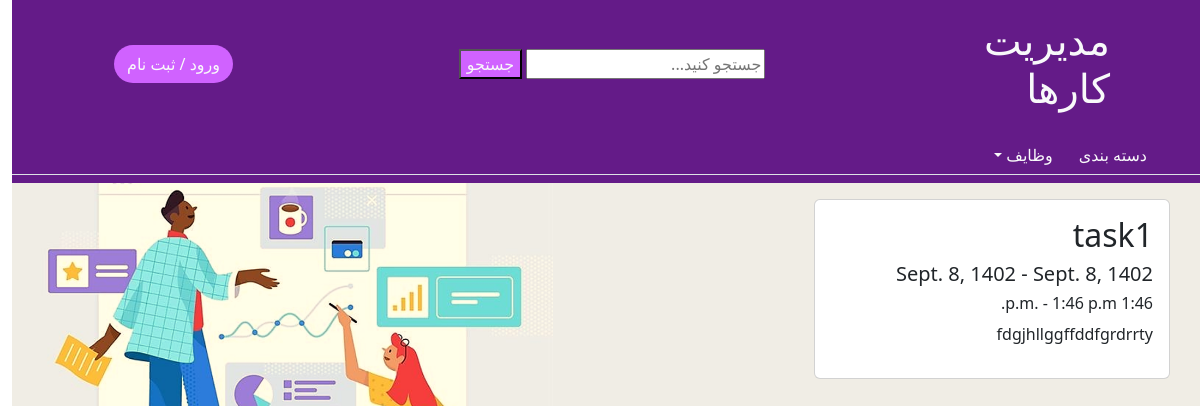
/task/detail/5/, run on the app's committed database.
### Task/models.py (models this page shows, shortened)
class Tasks(models.Model):
    title = models.CharField(max_length=100)
    descrption = models.TextField()
    start_date = models.DateField(default=jdatetime.datetime.today().strftime('%Y-%m-%d'))
    start_time = models.TimeField(default=timezone.now)
    end_date = models.DateField(default=jdatetime.datetime.today().strftime('%Y-%m-%d'))
    end_time = models.TimeField(default=timezone.now)
    user = models.ForeignKey(get_user_model(), on_delete=models.CASCADE, related_name="task")
    completed = models.BooleanField(default=False)
    category = models.ForeignKey(Categories, on_delete=models.CASCADE, related_name="task_category")

### Task/views.py (the view)
# urls.py: path('task/detail/<int:task_id>/', task_detail, name='detail_task'),
def task_detail(request,task_id):
    tasks = Tasks.objects.filter(id=task_id)
    return render(request, 'Task/task_detail.html', {'tasks':tasks})

### Task/templates/Task/task_detail.html (shortened to what this page needs)
{% extends '_base.html' %}
{% block content %}
<div class="row">
    {% for item in tasks %}
    <div class="col-md-4 mb-3">
      <div class="card">
        <div class="card-body">
            <h2><a class="text-decoration-none text-dark" href="">{{item.title}}</a></h2>
            <h5>{{ item.start_date }} - {{ item.end_date }}</h5>
            <h6>{{ item.start_time }} - {{ item.end_time }}</h6>
            <p>{{ item.descrption }}</p>
        </div>
      </div>
    </div>
    {% endfor %}
  </div>
{% endblock %}

### static/base.css (style rules this page uses)
body { background-image: url('../media/HW13/img1.png'); background-repeat: no-repeat; background-size: cover; }

### data on the page
Tasks: title "task1", start_date "Sept. 8, 1402", end_date "Sept. 8, 1402", start_time "1:46 p.m.", descrption "fdgjhllggffddfgrdrrty"
